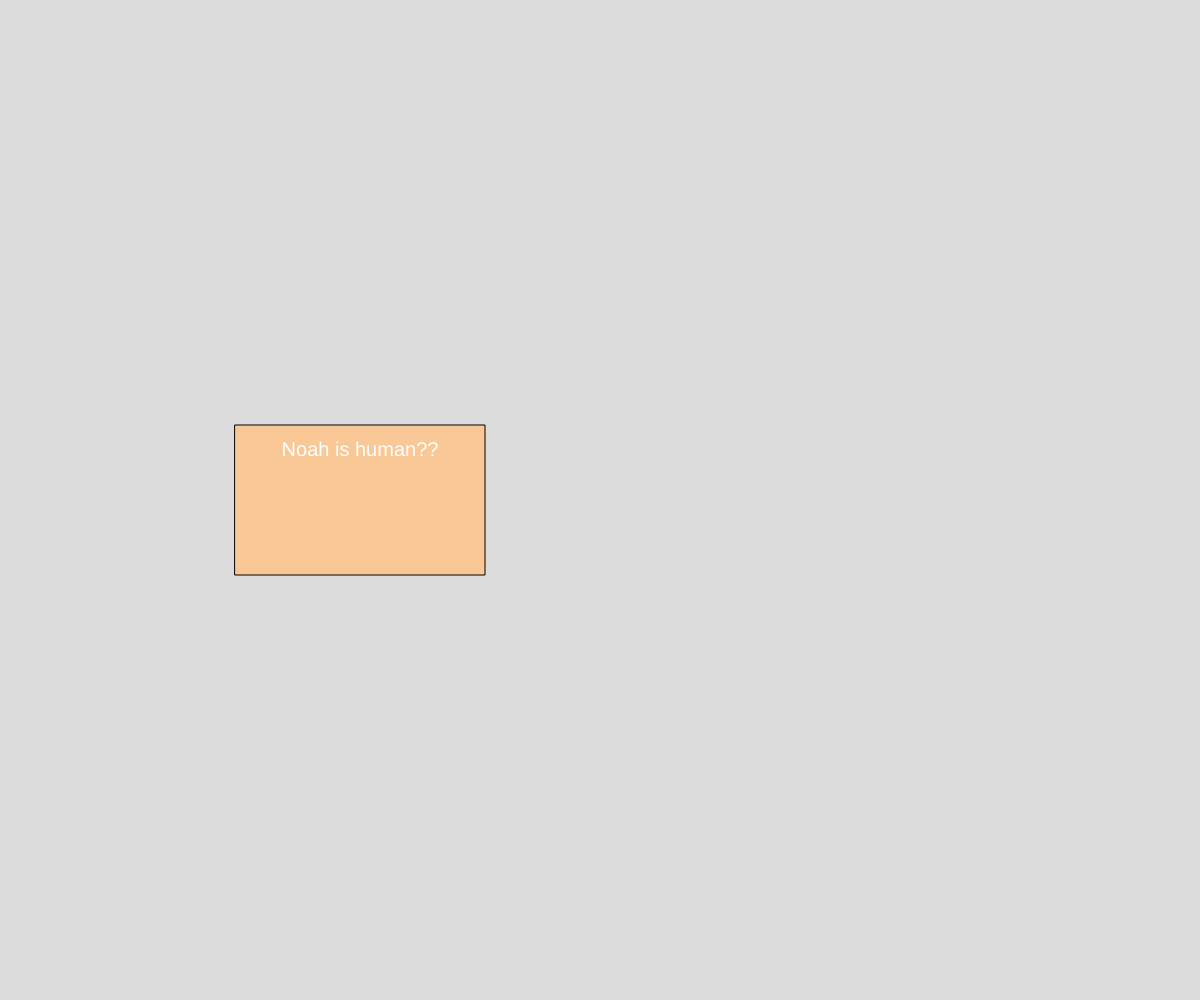
Frame 1 (no input)
Frame 60 (no input): identical to frame 1, image omitted
Frame 120 (the mouse pressed at the canvas centre since frame 60): identical to frame 1, image omitted

The p5.js sketch that drew this single still picture (run headless with seeded random() and noise() and a simulated clock; from frame 60 on, the mouse is pressed at the canvas centre):

// p5.js sketch
// ── sketch.js
// Project Title
// Your Name
// Date
//
// Extra for Experts:
// - describe what you did to take this project "above and beyond"

//Global
let mybook; // You cannot init objects here
//add amd display two more books
//once softcover, one leatherbound

function setup() {
  createCanvas(windowWidth, windowHeight);
  //create a single book
  mybook = new Book("Noah is human??", "Junyu", 666, "softcover", 500, width * 0.3);
} 

class Book 
{

  //constructor

  constructor(title, author, isbn, cover, pages, x)
  {
    this.title = title;
    this.author = author;
    this.isbn = isbn;
    this.cover = cover;
    this.pages = pages;
    this.x = x;
  }

  display()
  {
    //render our book object on Canvas
    rectMode(CENTER);
    textAlign(CENTER,CENTER);
    textSize(20);

    //set fill color based on covertype

    switch(this.cover)
    {
      case "softcover":
        fill(250,200,150); break;
      case "hardcover":
        fill(120,255,255); break;
      case "leatherbound":
        fill(150,100,15); break;
    }


    //now draw the book
    push();
    translate(this.x, height/2);
    rect(0,0, this.pages/2, 150);
    fill(255);
    text(this.title, 0, -50);
    pop();
  }


  //function





}

function draw() {
  background(220);
  mybook.display();
}
